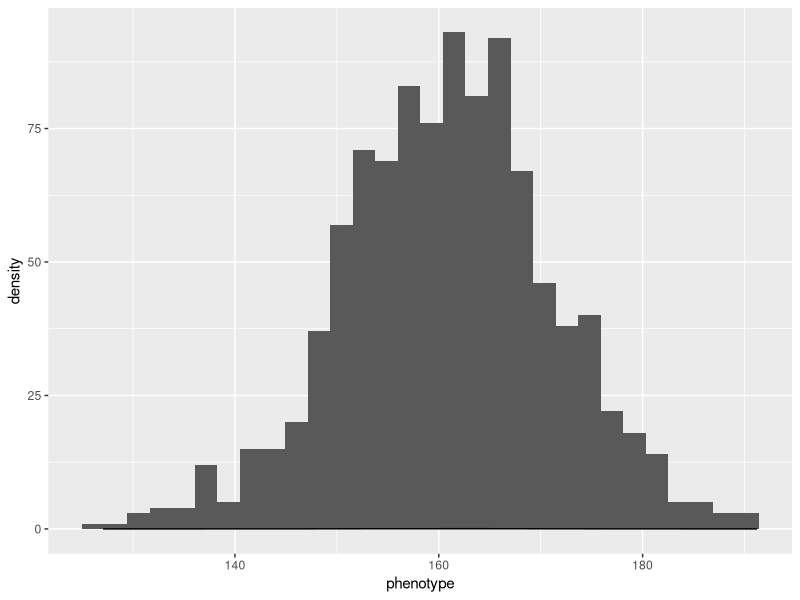
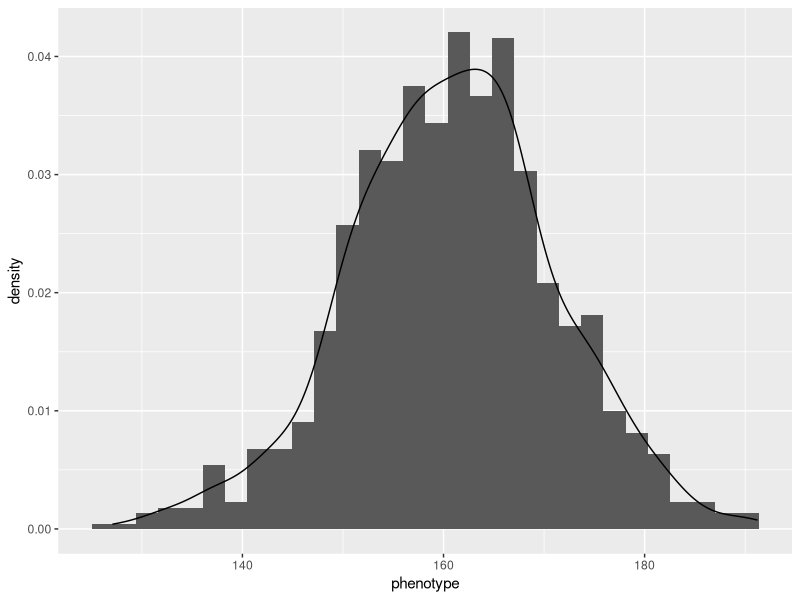
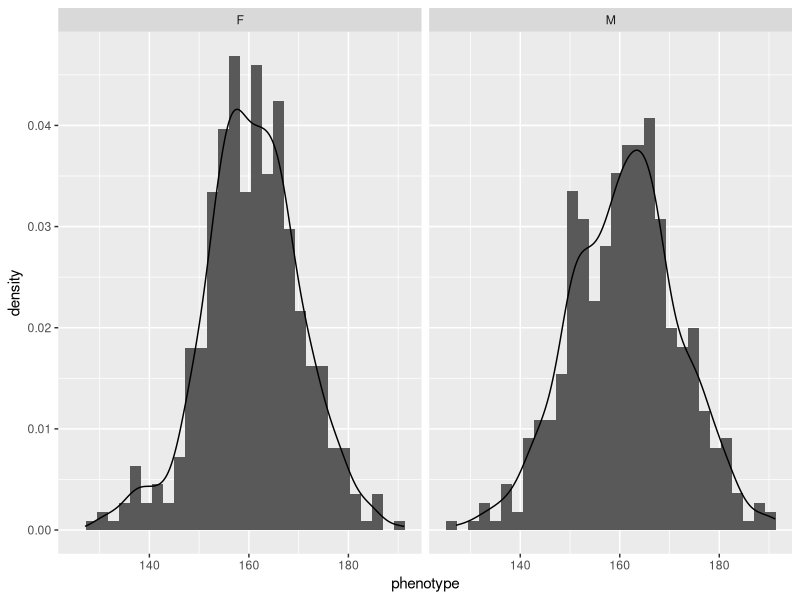
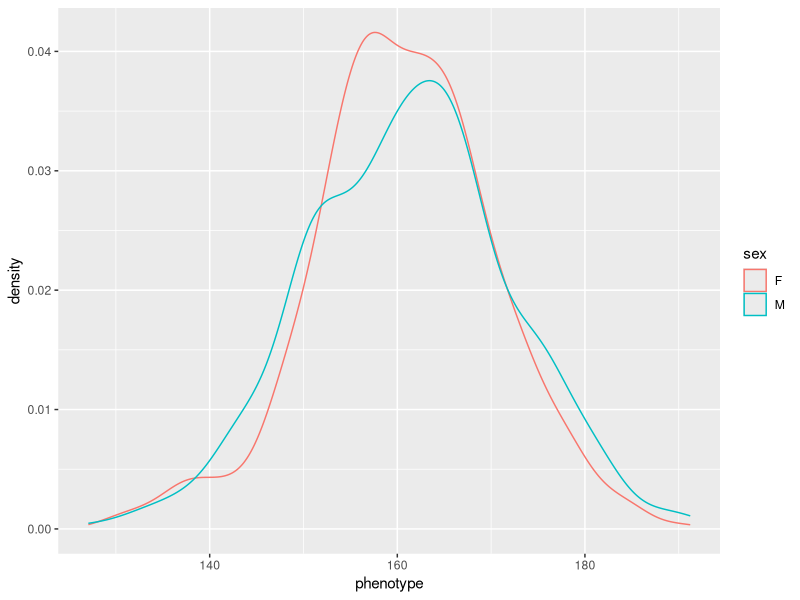
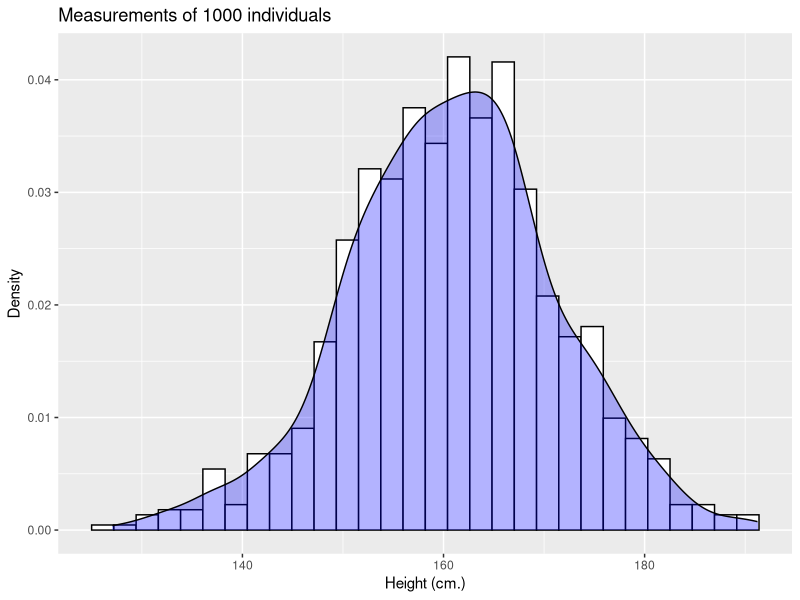
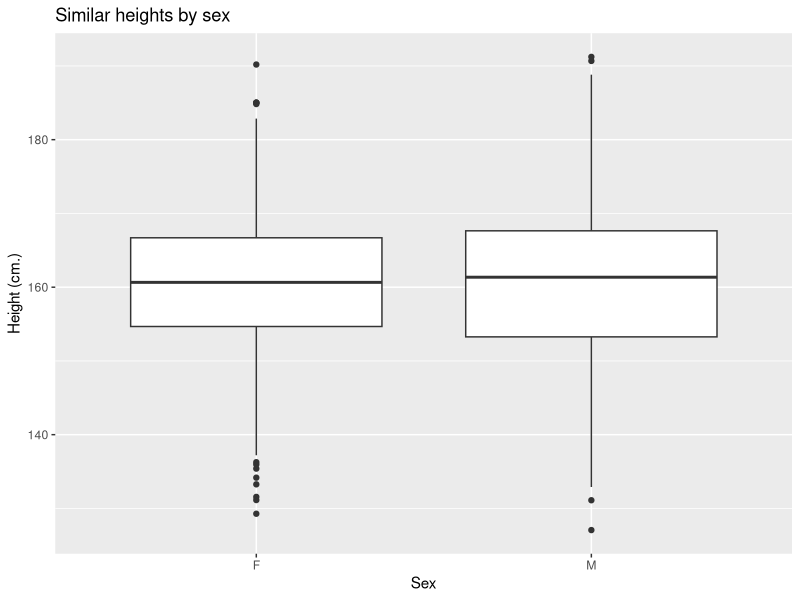
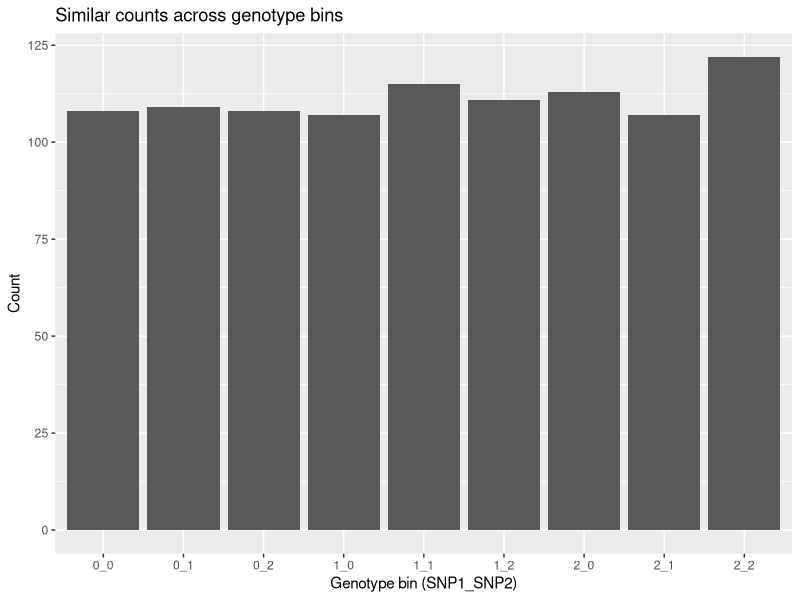
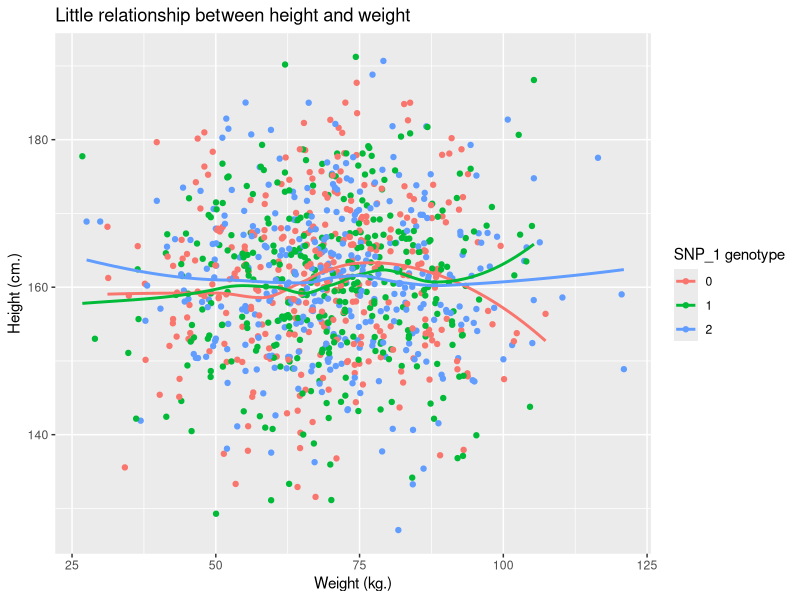

The R source for these figures, in order:
## ---- chunk 1
# Your code here
## ---- chunk 2
# Your code here
## ---- chunk 3
# Your code here
## ---- chunk 4
ld <- function(df) {
  
  # Get top SNP's position
  top_snp_bp <- df$BP[ which(df$P == min(df$P)) ]
  
  # Get distances from it
  dist_from_top_snp <- abs(df$BP - top_snp_bp)
  
  # Generate random LDs
  lds <- 1 - rnorm(mean=  (dist_from_top_snp/max(dist_from_top_snp))^(1/2)  , sd=0.01, n = dim(df)[1])
  lds[lds <=0] <- 0.01
  lds[which(df$P == min(df$P))] <- 1
  return(lds)
}
## ---- chunk 5
# Your code here
## ---- chunk 6
# Your code here
## ---- chunk 7
# Your code here
## ---- chunk 8
# Your code here
## ---- chunk 9
# Load packages
library("knitr")
library("tidyverse")

# Parameters
set.seed(2073)
n_individuals <- 1000
n_snps <- 10

# Randomly generate data
#   Genotypes for 10 SNPs (coded 0, 1, 2)
#   Phenotype
#   Sex
#   Weight
#   Also add an ID
# Check data
snp_data <- as.data.frame(matrix(sample(0:2, n_individuals * n_snps, replace = TRUE), nrow = n_individuals))
colnames(snp_data) <- paste("SNP", 1:n_snps, sep = "_")
snp_data$phenotype <- rnorm(n_individuals, mean = 160, sd = 10)
snp_data$sex <- sample(c("F","M"), n_individuals, replace = TRUE)
snp_data$weight <- rnorm(n_individuals, mean = 70, sd = 15)
snp_data$ID <- paste0("subject",1:n_individuals)

## ---- chunk 10
# Show data
kable(head(snp_data))
## ---- chunk 11
# Your code here
snp_data %>% ggplot(aes(x=phenotype)) + 
  geom_histogram() + 
  geom_density()


snp_data %>% ggplot(aes(x=phenotype)) + 
  geom_histogram(aes(y=..density..)) + 
  geom_density()
## ---- chunk 12
# Your code here
snp_data %>% ggplot(aes(x=phenotype)) + 
  geom_histogram(aes(y=..density..)) + 
  geom_density() +
  facet_wrap(~sex)

snp_data %>% ggplot(aes(x=phenotype)) + 
  #geom_histogram(aes(y=..density..)) + 
  geom_density(aes(color=sex))

## ---- chunk 13
# Show bins
kable(table(snp_data$SNP_1, snp_data$SNP_2))
## ---- chunk 14
# Make a binning variable
snp_data$haplo12 <- paste(snp_data$SNP_1, snp_data$SNP_2, sep="_")
kable(table(snp_data$haplo12))
## ---- chunk 15
# Your code here

## ---- chunk 16
# Your code here

## ---- chunk 17
# Your code here

## ---- chunk 18
# Your code here

## ---- chunk 19
# Your code here

## ---- chunk 20
snp_data %>% ggplot() +
  geom_histogram(aes(x=phenotype, y=..density..), color=1, fill="white") +
  geom_density(aes(x=phenotype), fill="blue", alpha=0.3) +
  xlab("Height (cm.)") + ylab("Density") + ggtitle("Measurements of 1000 individuals")
## ---- chunk 21
snp_data %>% ggplot() +
  geom_boxplot(aes(x=sex, y=phenotype)) +
  xlab("Sex") + ylab("Height (cm.)") + ggtitle("Similar heights by sex")
## ---- chunk 22
snp_data %>% ggplot() +
  geom_bar(aes(x=haplo12)) +
  xlab("Genotype bin (SNP1_SNP2)") + ylab("Count") +
  ggtitle("Similar counts across genotype bins")
## ---- chunk 23
snp_data %>% ggplot() +
  geom_point(aes(x=weight, y=phenotype, color=factor(SNP_1))) +
  geom_smooth(aes(x=weight, y=phenotype, color=factor(SNP_1)), se = FALSE) +
  xlab("Weight (kg.)") + ylab("Height (cm.)") +
  ggtitle("Little relationship between height and weight") +
  guides(color=guide_legend(title="SNP_1 genotype"))
## ---- chunk 24
snp_data %>% ggplot() +
  geom_point(aes(x=weight, y=phenotype, color=sex)) +
  facet_grid(~SNP_1) +
  xlab("Weight (kg.)") + ylab("Height (cm.)") +
  ggtitle("Height-weight relationship by SNP1 genotype")
## ---- chunk 25
snp_data %>% ggplot() +
  geom_point(aes(x=weight, y=phenotype, color=sex)) +
  geom_smooth(aes(x=weight, y=phenotype, group=haplo12), se=FALSE, method="lm") +
  facet_grid(SNP_1 ~ SNP_2) +
  xlab("Weight (kg.)") + ylab("Height (cm.)") +
  ggtitle("Height-weight relationship by SNP1 and SNP2 genotype")
## ---- chunk 26
# Your code here
